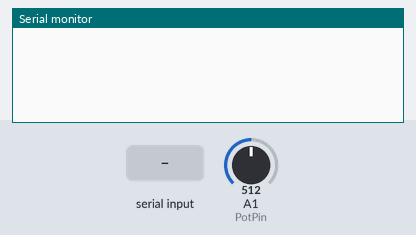
A sketch run on a simulated Arduino Uno, built with avr-gcc and run on an emulated ATmega328P. On the bench: the last lines printed to the serial monitor. The test bench sets the inputs (shaded band); at power-on: A1 (PotPin) = 512.

Above: at 1.2 s.
1.3 s: "POT:1000\n" received over Serial
At 2.6 s:
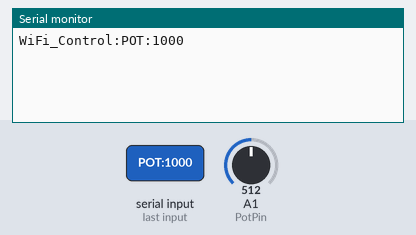
2.9 s: "SENSOR_READ\n" received over Serial
At 3.8 s:
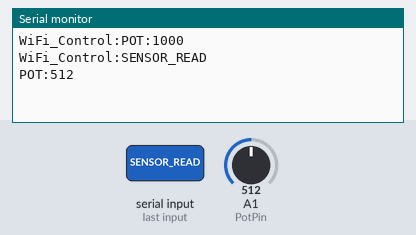
4.8 s: "1\n" received over Serial
At 5.6 s:
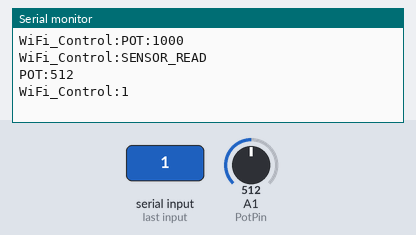

The sketch:

Read_Pot_Data_Code.ino
```cpp
// 定义电位器连接的引脚号
int PotPin = A1;

// 用于存储从串口接收到的控制指令字符串
String WiFi_Control = "";

void setup() {
  // 初始化串口通信，波特率设置为750（注意：非标准波特率，需确保通信双方一致）
  Serial.begin(750);

  // 将电位器引脚设置为输入模式
  pinMode(PotPin, INPUT);
}

void loop() {
  //读取传感器数据
  int PotValue = analogRead(PotPin);

  // 检查串口是否有数据可读
  if (Serial.available()) {
    // 读取直到换行符('\n')的数据，并转换为String类型
    WiFi_Control = Serial.readStringUntil('\n');

    // 去除字符串首尾的空白字符（如回车、空格等）
    WiFi_Control.trim();

    // 将接收到的指令回传到串口，便于调试
    Serial.print("WiFi_Control:");
    Serial.println(WiFi_Control);
  }

  // 判断接收到的指令内容是否是发送数据指令"SENSOR_READ"
  if (WiFi_Control == "SENSOR_READ") {
    //请注意串口发送的数据格式为 “名称:数据”，如电位器的值是1000就是“POT:1000”
    Serial.println("POT:" + String(PotValue));
  }
  // 清除指令字符串，避免重复执行
  WiFi_Control = "";
}
```

Measured:
- after the input at 1.3 s, the serial monitor: prints a new line after 0.12 s (image 1)
- after the input at 2.9 s, the serial monitor: prints a new line after 0.16 s (image 2)
- after the input at 4.8 s, the serial monitor: prints a new line at once (image 3)
